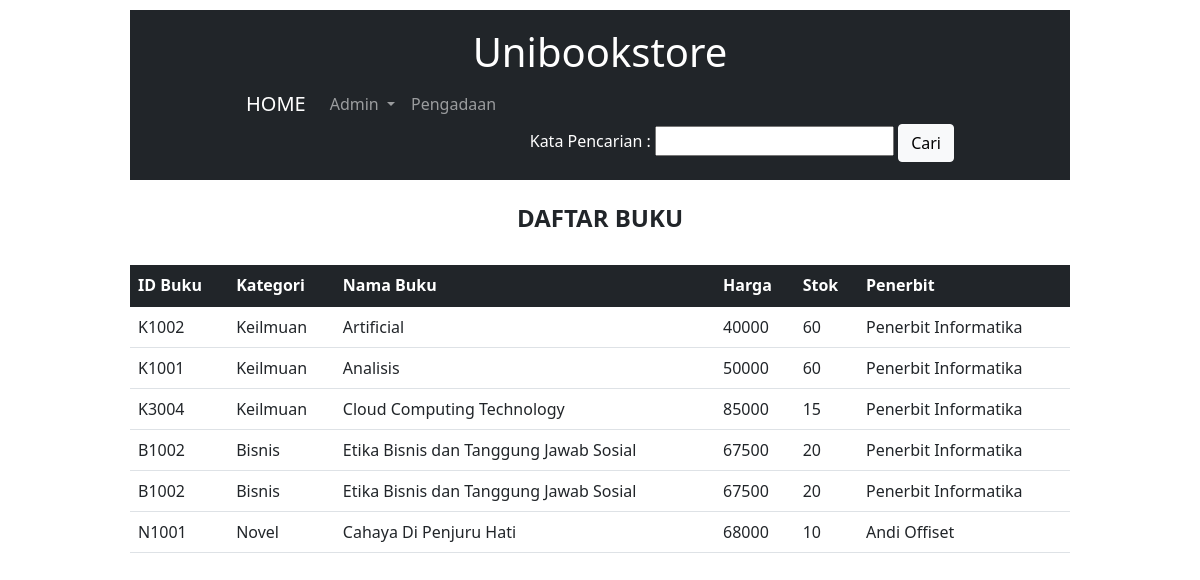
The page / on the database its author committed.
### tables this page shows
CREATE TABLE `buku` (
  `id` int(11) NOT NULL,
  `id_buku` varchar(20) NOT NULL,
  `kategori` varchar(50) NOT NULL,
  `nama_buku` varchar(200) NOT NULL,
  `harga` int(20) NOT NULL,
  `stok` int(10) NOT NULL,
  `penerbit` varchar(100) NOT NULL
);

### index.php (the view, shortened to what this page needs)
<!DOCTYPE html>
<html lang="en">
<head>
    <link href="https://cdn.jsdelivr.net/npm/bootstrap@5.1.3/dist/css/bootstrap.min.css" rel="stylesheet">
</head>
<body>
  <div class="center">
<nav class="navbar navbar-expand-lg navbar-dark bg-dark">
<div class="center">
  <center>
  <h1 style="color:white;">Unibookstore</h1>
  </center>
  <div class="container-fluid">
    <div class="collapse navbar-collapse" id="navbarNav">
    <a class="navbar-brand" href="index.php">HOME</a>
      <ul class="navbar-nav">
        <li class="nav-item dropdown">
          <a class="nav-link dropdown-toggle" href="#" id="navbarScrollingDropdown" role="button" data-bs-toggle="dropdown" aria-expanded="false">
            Admin
          </a>
        </li>
        <li class="nav-item">
          <a class="nav-link" href="pengadaan.php">Pengadaan</a>
        </li>
    </div>
    <form method="GET" action="index.php" style="text-align: right;">
        <label style="color:white;">Kata Pencarian : </label>
        <input type="text" name="kata_cari" value="<?php if (isset($_GET['kata_cari'])) {
                                                        echo $_GET['kata_cari'];
                                                       } ?>" />
        <button type="submit" class="btn btn-light">Cari</button>
    </form>
  </div>
</nav>
<br />
    <center>
    <h4><b>DAFTAR BUKU</h4></b><br /></center>
    <table class="table table-hover">
    <thead class="table-dark">
        <tr>
            <th>ID Buku</th>
            <th>Kategori</th>
            <th>Nama Buku</th>
            <th>Harga</th>
            <th>Stok</th>
            <th>Penerbit</th>
        </tr>
        </thead>
        <?php
        include('config.php');
        if (isset($_GET['kata_cari'])) {
            $kata_cari = $_GET['kata_cari'];
            $query = "SELECT * FROM buku WHERE nama_buku like '%" . $kata_cari . "%' ORDER BY id ASC";
        } else {
            $query = "SELECT * FROM buku ORDER BY id ASC";
        }
        $result = mysqli_query($mysqli, $query,);
        while ($data_buku = mysqli_fetch_array($result)) {
            echo "<tr>";
            echo "<td>" . $data_buku['id_buku'] . "</td>";
            echo "<td>" . $data_buku['kategori'] . "</td>";
            echo "<td>" . $data_buku['nama_buku'] . "</td>";
            echo "<td>" . $data_buku['harga'] . "</td>";
            echo "<td>" . $data_buku['stok'] . "</td>";
            echo "<td>" . $data_buku['penerbit'] . "</td>";
        }
        ?>
      </div>
</body>
</html>

### index.php (style rules this page uses)
.center { margin: auto; width: 80%; padding: 10px; }

### rows shown on the page
buku: id_buku "K1002", kategori "Keilmuan", nama_buku "Artificial", harga "40000", stok "60", penerbit "Penerbit Informatika"
buku: id_buku "K1001", kategori "Keilmuan", nama_buku "Analisis", harga "50000", stok "60", penerbit "Penerbit Informatika"
buku: id_buku "K3004", kategori "Keilmuan", nama_buku "Cloud Computing Technology", harga "85000", stok "15", penerbit "Penerbit Informatika"
buku: id_buku "B1002", kategori "Bisnis", nama_buku "Etika Bisnis dan Tanggung Jawab Sosial", harga "67500", stok "20", penerbit "Penerbit Informatika"
buku: id_buku "B1002", kategori "Bisnis", nama_buku "Etika Bisnis dan Tanggung Jawab Sosial", harga "67500", stok "20", penerbit "Penerbit Informatika"
buku: id_buku "N1001", kategori "Novel", nama_buku "Cahaya Di Penjuru Hati", harga "68000", stok "10", penerbit "Andi Offiset"
